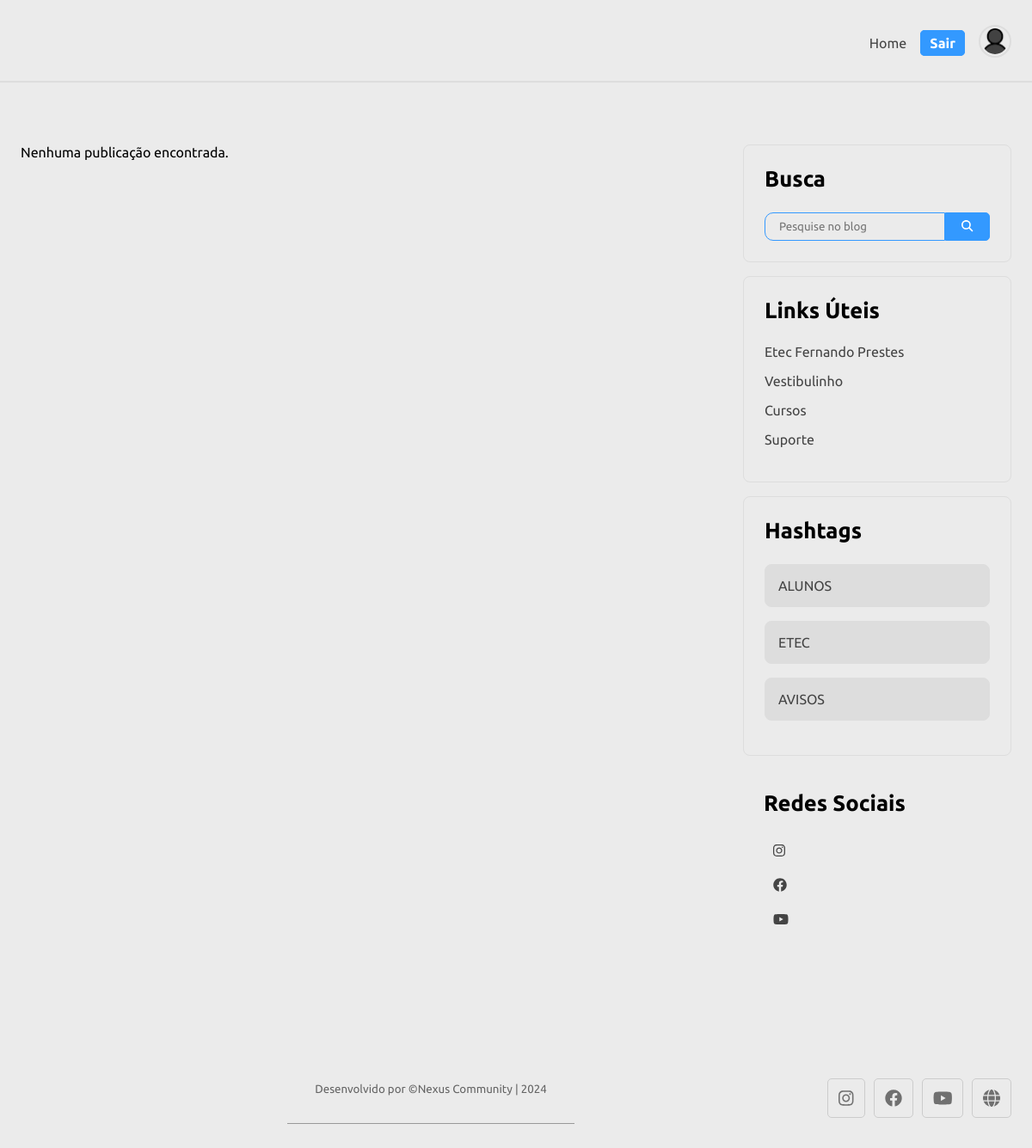
Page /postagens/privados.php (signed in) on the committed database.
### tables this page shows
CREATE TABLE `tags` (
  `tag_Id` int(11) NOT NULL,
  `tag_Titulo` varchar(191) NOT NULL,
  `tag_Slug` varchar(191) NOT NULL,
  `tag_Status` tinyint(1) DEFAULT 1
);

### inc/functions.php (called while the page is built, shortened)
<?php
function PostsPriv($searchTerm = '') {
    global $conexao;
    $sql = "SELECT * FROM post WHERE pos_Publicado=false";
    $sql .= " ORDER BY pos_Criacao DESC";
    $result = mysqli_query($conexao, $sql);
    $posts = mysqli_fetch_all($result, MYSQLI_ASSOC);
    $post_completo = array();
    return $post_completo;
}
function AllTags() {
    global $conexao;
	$sqlTagsStatus = "
		DELETE FROM tags
		WHERE tag_Id NOT IN (
		SELECT DISTINCT pos_TagId
		FROM post_tags
	)";
	mysqli_query($conexao, $sqlTagsStatus);
	$sql = "SELECT * FROM tags WHERE tag_Status = true AND tag_Titulo != ''";
	$result = mysqli_query($conexao, $sql);
    $tags = mysqli_fetch_all($result, MYSQLI_ASSOC);
    return $tags;
}
?>

### postagens/privados.php (the view, shortened to what this page needs)
<!DOCTYPE html>
<html lang="pt-br">
<?php
	include('../config/config.php');
    include('../inc/functions.php');
    include('../inc/head.php');
    $tags = AllTags();
?>
</head>
<body>
    <?php include('../inc/header.php');?>
    <div class="pure-g container">
        <main class="pure-u-sm-1 pure-u-lg-15-24 pure-u-md-17-24 l-box" id="posts-container">
		<?php
		$searchTerm = isset($_GET['search']) ? $_GET['search'] : '';
		$posts = PostsPriv($searchTerm);
		?>
		<?php if (count($posts) > 0): ?>
            <?php foreach ($posts as $post):
			$timestamp = strtotime($post['pos_Date']);
			$data_formatada = date('d/m/Y H:i', $timestamp);
			$foto = !empty($post['pos_Foto']) ? $post['pos_Foto'] : BASE_URL . 'static/posts/semimagem.jpg';
			$titulo = htmlspecialchars($post['pos_Titulo']);
			$tag = !empty($post['tag']['tag_Titulo']) ? $post['tag']['tag_Titulo'] : '';
			$autor = htmlspecialchars($post['autor']['use_Nome']);
			$slug = htmlspecialchars($post['pos_Slug']);
			$conteudo = html_entity_decode($post['pos_Conteudo']);
			$limpar = strip_tags($conteudo, '<p><br><strong><em>');
			$conteudo_limpo = preg_replace("/\r|\n/", " ", strip_tags($limpar));
			$isVideo = false;
			if (strpos($foto, 'https://firebasestorage.googleapis.com/v0/b/blogfp-62869.appspot.com') !== false) {
				$isVideo = true;
			}
            ?>
            <article class="post">
                <?php if ($isVideo): ?>
					 <a href="viewPrivado.php?slug=<?php echo $slug ?>">
						<div>
							 <video controls>
								<source src="<?php echo htmlspecialchars($foto); ?>" type="video/mp4">
								Seu navegador não suporta a tag <code>video</code>.
							</video>
						</div>
					</a>
                <?php else: ?>
                    <a href="viewPrivado.php?slug=<?php echo $slug ?>">
						<div>
							<img src="<?php echo $foto ?>" alt="Foto do Post" class="image-post">
						</div>
					</a>
                <?php endif; ?>
				<?php if (isset($_SESSION['tipoUser'])) {
					if ($_SESSION['tipoUser'] == 0) {
						echo "<div class='post-buttons'>";
						echo "<div class='direita-edit'><a href='viewUpdatePrivate.php?slug=$slug' title='Editar'><i class='fa-regular fa-pen-to-square'></i></a></div>";
						echo "<div class='direita'><a href='viewDeletePrivate.php?slug=$slug' title='Apagar'><i class='fa-solid fa-trash-can'></i></a></div></div>";
					}
				} ?>
                <h3 class="title" title="Clique e veja mais!">
                    <a href="viewPrivado.php?slug=<?php echo $slug ?>">
                        <?php echo $titulo ?>
                    </a>
                </h3>
				<div style="margin-bottom: 16px;">
					<div style=" display: -webkit-box;
								 -webkit-line-clamp: 3;
								 -webkit-box-orient: vertical;
								 overflow: hidden;
								 text-overflow: ellipsis;
								 text-align: justify;
								 max-height: 3em;
								 max-width: 52rem;
								 line-height: 1.5em;">
						<?php echo $conteudo_limpo; ?>
					</div>...
					<strong><a href="viewPrivado.php?slug=<?php echo $slug; ?>"> Leia mais</a></strong>
				</div>
                <?php if($tag != ''): ?>
				<p class="tag">
					<a href="<?= BASE_URL ?>postagens/viewTag.php?tag=<?php echo base64_encode($post['tag']['tag_Id']); ?>" class="tag-post btn category">
						<?php echo $tag ?>
					</a>
				</p>
				<?php endif; ?>
                <p class="author">
                    <?php echo $autor . " | " . $data_formatada ?>
                </p>
            </article>
            <?php endforeach ?>
		<?php else: ?>
			<p>Nenhuma publicação encontrada.</p>
		<?php endif; ?>
        </main>
        <aside class="pure-u-1 pure-u-lg-7-24 pure-u-md-7-24 l-box" id="sidebar">
			<section id="search-bar">
				<h4>Busca</h4>
				<form action="" method="GET">
					<div id="form" class="pure-g" style="">
						<input type="search" class="pure-u-20-24 pure-u-lg-4-5" name="search" placeholder="Pesquise no blog" id="pesquisar">
						<button type="submit" class="btn-busca pure-u-2-24 pure-u-lg-1-5">
							<i class="fa-solid fa-magnifying-glass"></i>
						</button>
					</div>
				</form>
			</section>
			<section id="categories">
				<h4>Links Úteis</h4>
				<nav>
					<ul>
						<li><a href="https://www.etecfernandoprestes.com.br/" title="Site Etec Fernando Prestes">Etec Fernando Prestes</a></li>
						<li><a href="https://www.vestibulinhoetec.com.br/home/" title="Site Vestibulinho">Vestibulinho</a></li>
						<li><a href="<?= BASE_URL ?>cursos.php" title="Cursos da Etec Fernando Prestes">Cursos</a></li>
						<li><a href="<?= BASE_URL ?>suporte.php">Suporte</a></li>
					</ul>
				</nav>
			</section>
			<section id="categories">
				<h4>Hashtags</h4>
				<nav>
					<ul>
						<?php if (count($tags) > 0): ?>
							<?php foreach ($tags as $tag): ?>
								<li>
									<p class="tag-container-post">
										<a href="<?= BASE_URL ?>postagens/viewTag.php?tag=<?php echo base64_encode($tag['tag_Id']); ?>">
											<?php echo htmlspecialchars($tag['tag_Titulo']); ?>
										</a>
									</p>
								</li>
							<?php endforeach ?>
						<?php else: ?>
							<li>Nenhuma tag encontrada.</li>
						<?php endif; ?>
					</ul>
				</nav>
			</section>
			<section id="redes">
				<h4>Redes Sociais</h4>
				<div id="tags-container-2">
					<a href="https://www.instagram.com/etecfernandoprestes/" title="Instagram" id="instagram"><i class="fab fa-instagram"></i></a>
					<a href="https://www.facebook.com/etecfernando" title="Facebook" id="facebook"><i class="fab fa-facebook"></i></a>
					<a href="https://www.youtube.com/@EtecFernandoPrestesCPS" title="Youtube" id="youtube"><i class="fa-brands fa-youtube"></i></a>
				</div>
			</section>
		</aside>
    </div>
    <?php include('../inc/footer.php'); ?>
</body>
</html>

### static/css/style.css (style rules this page uses)
html { scroll-behavior: smooth; }
* { padding: 0; margin: 0; font-family: "Ubuntu", sans-serif; }
:root { --main-color-black: var(--main-color-black); --main-color-gray-dark: #444; --main-color-background-color: #ebebeb; --main-color-border: #ddd; --main-color-blue: #39f; }
body { background-color: var(--main-color-background-color); }
.container { display: flex; column-gap: 3rem; padding: 0 1.5rem; max-width: 1200px; margin-bottom: 0px !important; padding-bottom: 0px !important; margin: 152px auto; }
#posts-container { flex: 3 1 0; max-width: 100%; padding-top: 1rem; }
ul { list-style: none; }
a { text-decoration: none; color: var(--main-color-gray-dark); transition: 0.4s; }
#sidebar { width: 100%; padding-top: 1rem; }
@media screen and (min-width: 64em) { #sidebar { max-width: 19.5em; } }
#search-bar, #categories, #tags, #redes { padding: 1.5rem; border: 1px solid var(--main-color-border); border-radius: 0.5rem; margin-bottom: 1rem; }
#redes { border: none; }
#search-bar h4, #categories h4, #categories2 h4, #tags h4, #redes h4 { margin-bottom: 1.5rem; font-size: 1.6rem; }
#search-bar #form { display: flex; }
#search-bar input, button { padding: 0.5rem 1rem; border: 1px solid var(--main-color-blue); outline-color: var(--main-color-blue); background-color: transparent; color: #4e4e4e; }
#search-bar input[type="search"] { border-radius: 10px 0px 0px 10px; }
#search-bar button { cursor: pointer; border-radius: 0px; border-top-right-radius: 5px; border-bottom-right-radius: 5px; background-color: var(--main-color-blue); color: #fff; }
#categories li, #categories2 li { margin-bottom: 1rem; }
#tags-container-2 { display: flex; flex-direction: column; flex-wrap: wrap; gap: 0.5rem; }
#tags-container-2 a { padding: 0.5rem 0.7rem; border-radius: 0.3rem; text-align: center; width: 20px; display: flex; transition: 0.5s; }
.tag-container-post { border: 1px solid var(--main-color-border); background-color: var(--main-color-border); border-radius: 0.5rem; padding: 15px; }

### static/css/pure/grids-min.css (style rules this page uses)
.pure-g { display:flex;flex-flow:row wrap;align-content:flex-start }
.pure-u-1,.pure-u-1-1,.pure-u-1-12,.pure-u-1-2,.pure-u-1-24,.pure-u-1-3,.pure-u-1-4,.pure-u-1-5,.pure-u-1-6,.pure-u-1-8,.pure-u-10-24,.pure-u-11-12,.pure-u-11-24,.pure-u-12-24,.pure-u-13-24,.pure-u-14-24,.pure-u-15-24,.pure-u-16-24,.pure-u-17-24,.pure-u-18-24,.pure-u-19-24,.pure-u-2-24,.pure-u-2-3,.pure-u-2-5,.pure-u-20-24,.pure-u-21-24,.pure-u-22-24,.pure-u-23-24,.pure-u-24-24,.pure-u-3-24,.pure-u-3-4,.pure-u-3-5,.pure-u-3-8,.pure-u-4-24,.pure-u-4-5,.pure-u-5-12,.pure-u-5-24,.pure-u-5-5,.pure-u-5-6,.pure-u-5-8,.pure-u-6-24,.pure-u-7-12,.pure-u-7-24,.pure-u-7-8,.pure-u-8-24,.pure-u-9-24 { display:inline-block;letter-spacing:normal;word-spacing:normal;vertical-align:top;text-rendering:auto }
.pure-u-1-12,.pure-u-2-24 { width:8.3333% }
.pure-u-20-24,.pure-u-5-6 { width:83.3333% }
.pure-u-1,.pure-u-1-1,.pure-u-24-24,.pure-u-5-5 { width:100% }

### rows in the picture
tags: tag_Titulo "ALUNOS"
tags: tag_Titulo "ETEC"
tags: tag_Titulo "AVISOS"
